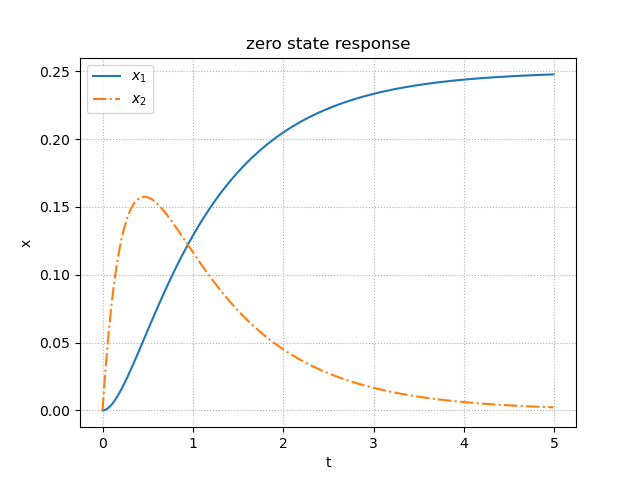

Generate this figure with Python:
"""
2021/03/02
@Yuya Shimizu

状態空間モデルの零状態応答
"""
import numpy as np
from control import  ss
from control.matlab import  step
from for_plot import *
import matplotlib.pyplot as plt

##状態空間モデルの設定
A = [[ 0,  1],
       [-4, -5]]

B = [[0],
        [1]]

C = [[ 1, 0],
       [ 0, 1]]     #np.eye(2)とも記述できる

D = [[0],
        [0]]        #np.zeros([2,1])とも記述できる

P = ss(A, B, C, D)


##零状態応答
Td = np.arange(0, 5, 0.01)    #シミュレーション時間
x, t = step(P, Td)           #零状態応答


##描画
fig, ax = plt.subplots()
ax.plot(t, x[:, 0], label = '$x_1$')
ax.plot(t, x[:, 1], ls = '-.', label = '$x_2$')
ax.set_title('zero state response')
plot_set(ax, 't', 'x', 'best')
plt.show()
